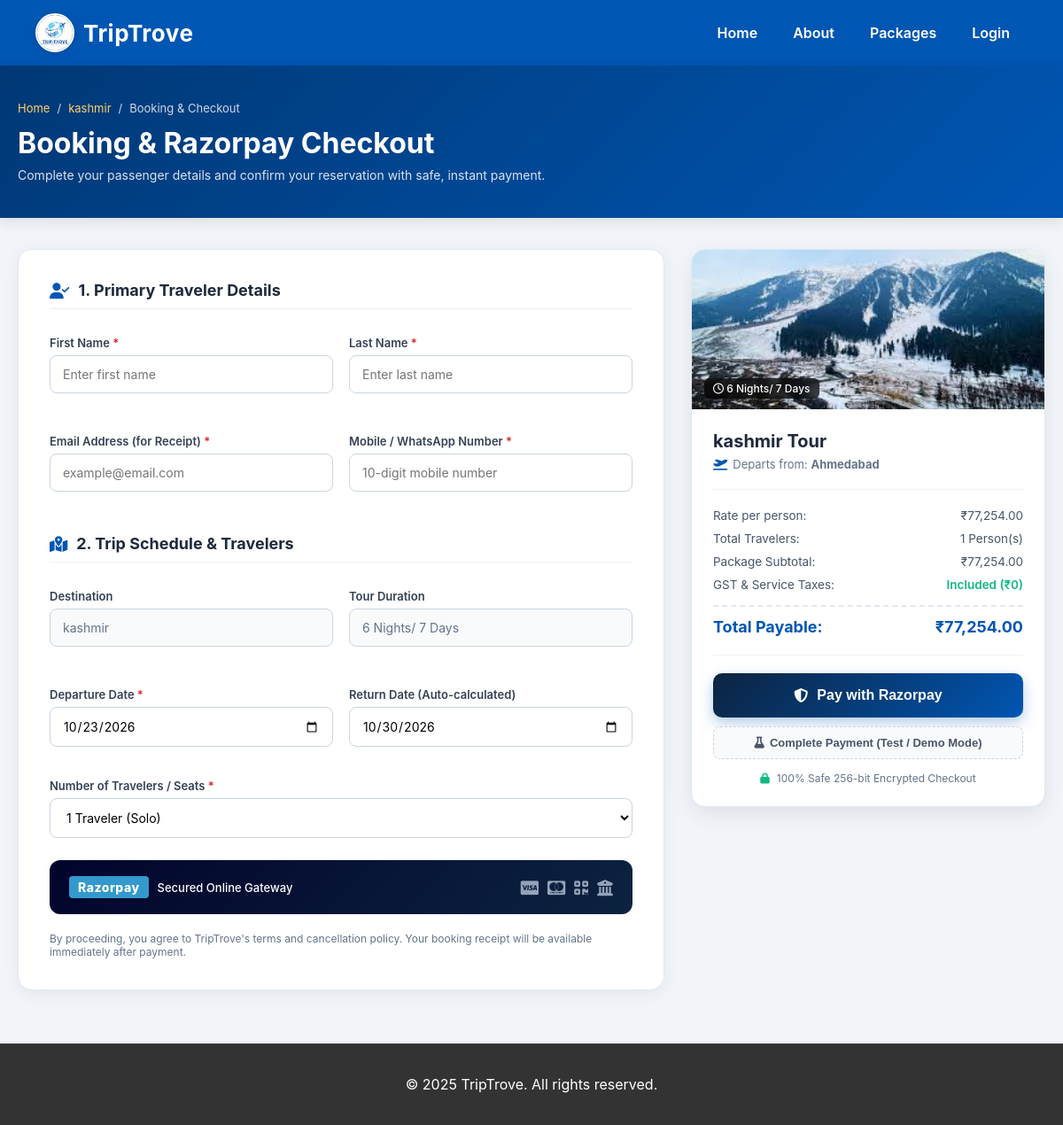
Screenshot of /booking.php?package_name=Kashmir with the database file from the repository.
### tables this page shows
CREATE TABLE `itineraries` (
  `itineray_id` int(11) NOT NULL AUTO_INCREMENT,
  `package_name` varchar(255) NOT NULL,
  `duration` varchar(50) NOT NULL,
  `description` text NOT NULL,
  `image` varchar(255) DEFAULT NULL,
  `departure_location` varchar(255) NOT NULL,
  `destination` varchar(255) NOT NULL,
  `budget` decimal(10,2) NOT NULL,
  `transport` varchar(255) NOT NULL,
  PRIMARY KEY (`itineray_id`),
  KEY `package_name` (`package_name`),
  CONSTRAINT `itineraries_ibfk_1` FOREIGN KEY (`package_name`) REFERENCES `packages` (`package_name`) ON DELETE CASCADE
);

CREATE TABLE `packages` (
  `package_id` int(11) NOT NULL AUTO_INCREMENT,
  `category` varchar(100) DEFAULT NULL,
  `package_name` varchar(255) DEFAULT NULL,
  `description` varchar(1000) DEFAULT NULL,
  `price` decimal(10,2) DEFAULT NULL,
  `duration` varchar(100) DEFAULT NULL,
  `image` varchar(255) DEFAULT NULL,
  `created_at` timestamp NOT NULL DEFAULT current_timestamp(),
  PRIMARY KEY (`package_id`),
  UNIQUE KEY `package_name` (`package_name`)
);

### booking.php (the view, shortened to what this page needs)
<?php
include 'db_connect.php';
$firstName = $lastName = $email = $phone = "";
$destination = $duration = "";
$price = 0.00;
$image = "hero.jpg";
$departureLocation = "Ahmedabad";
$packageName = isset($_GET['package_name']) ? trim($_GET['package_name']) : '';
if (!empty($packageName)) {
    $itinStmt = $conn->prepare("SELECT * FROM itineraries WHERE package_name = ? LIMIT 1");
    $itinStmt->bind_param("s", $packageName);
    $itinStmt->execute();
    $itinRes = $itinStmt->get_result();
    if ($trip = $itinRes->fetch_assoc()) {
        $destination = $trip['destination'];
        $duration = $trip['duration'];
        $price = floatval($trip['budget']);
        $departureLocation = !empty($trip['departure_location']) ? $trip['departure_location'] : 'Ahmedabad';
        if (!empty($trip['image'])) $image = $trip['image'];
    }
    $pkgStmt = $conn->prepare("SELECT * FROM packages WHERE package_name = ? LIMIT 1");
    $pkgStmt->bind_param("s", $packageName);
    $pkgStmt->execute();
    $pkgRes = $pkgStmt->get_result();
    if ($pkg = $pkgRes->fetch_assoc()) {
        if (!empty($pkg['image'])) $image = $pkg['image'];
    }
}
$imagePath = 'uploads/' . $image;
?>
<!DOCTYPE html>
<html lang="en">
<head>
    <link rel="stylesheet" href="styles.css">
    <link rel="stylesheet" href="https://cdnjs.cloudflare.com/ajax/libs/font-awesome/6.4.0/css/all.min.css">
</head>
<body>
<header>
    <div class="navbar">
        <div class="logo">
            <img src="images/logoTT.png" alt="TripTrove Logo">
            <span>TripTrove</span>
        </div>
        <nav>
            <ul>
                <li><a href="index.php">Home</a></li>
                <li><a href="about.php">About</a></li>
                <li><a href="category.php">Packages</a></li>
                <li><a href="login.php">Login</a></li>
            </ul>
        </nav>
    </div>
</header>
<div class="booking-header">
    <div class="booking-header-inner">
        <div class="breadcrumb">
            <a href="index.php">Home</a>
            <span>/</span>
            <a href="itinerary.php?package_name=<?php echo urlencode($destination); ?>"><?php echo htmlspecialchars($destination); ?></a>
            <span>/</span>
            <span>Booking & Checkout</span>
        </div>
        <h1>Booking & Razorpay Checkout</h1>
        <p>Complete your passenger details and confirm your reservation with safe, instant payment.</p>
    </div>
</div>
<div class="booking-layout">
    <div class="booking-form-card">
        <form id="bookingForm">
            <div class="form-section-title">
                <i class="fa-solid fa-user-check"></i>
                <span>1. Primary Traveler Details</span>
            </div>
            <div class="form-row">
                <div class="form-group">
                    <label for="firstName">First Name <span class="req">*</span></label>
                    <input type="text" id="firstName" name="firstName" class="form-control" placeholder="Enter first name" value="<?php echo htmlspecialchars($firstName); ?>" required>
                </div>
                <div class="form-group">
                    <label for="lastName">Last Name <span class="req">*</span></label>
                    <input type="text" id="lastName" name="lastName" class="form-control" placeholder="Enter last name" value="<?php echo htmlspecialchars($lastName); ?>" required>
                </div>
            </div>
            <div class="form-row">
                <div class="form-group">
                    <label for="email">Email Address (for Receipt) <span class="req">*</span></label>
                    <input type="email" id="email" name="email" class="form-control" placeholder="example@email.com" value="<?php echo htmlspecialchars($email); ?>" required>
                </div>
                <div class="form-group">
                    <label for="phone">Mobile / WhatsApp Number <span class="req">*</span></label>
                    <input type="tel" id="phone" name="phone" class="form-control" placeholder="10-digit mobile number" value="<?php echo htmlspecialchars($phone); ?>" required>
                </div>
            </div>
            <div class="form-section-title" style="margin-top: 30px;">
                <i class="fa-solid fa-map-location-dot"></i>
                <span>2. Trip Schedule & Travelers</span>
            </div>
            <div class="form-row">
                <div class="form-group">
                    <label for="destination">Destination</label>
                    <input type="text" id="destination" name="destination" class="form-control" value="<?php echo htmlspecialchars($destination); ?>" readonly>
                </div>
                <div class="form-group">
                    <label for="duration">Tour Duration</label>
                    <input type="text" id="duration" name="duration" class="form-control" value="<?php echo htmlspecialchars($duration); ?>" readonly>
                </div>
            </div>
            <div class="form-row">
                <div class="form-group">
                    <label for="departuredate">Departure Date <span class="req">*</span></label>
                    <input type="date" id="departuredate" name="departuredate" class="form-control" required min="<?php echo date('Y-m-d'); ?>">
                </div>
                <div class="form-group">
                    <label for="arrivaldate">Return Date (Auto-calculated)</label>
                    <input type="date" id="arrivaldate" name="arrivaldate" class="form-control" required>
                </div>
            </div>
            <div class="form-group">
                <label for="travelers">Number of Travelers / Seats <span class="req">*</span></label>
                <select id="travelers" name="travelers" class="form-control" style="cursor: pointer;">
                    <option value="1" selected>1 Traveler (Solo)</option>
                </select>
            </div>
            <div class="razorpay-method-banner">
                <div class="razorpay-logos">
                    <span class="rzp-badge">Razorpay</span>
                    <span style="font-size:13px; font-weight:500;">Secured Online Gateway</span>
                </div>
                <div class="payment-icons">
                    <i class="fa-brands fa-cc-visa" title="Visa"></i>
                    <i class="fa-brands fa-cc-mastercard" title="Mastercard"></i>
                    <i class="fa-solid fa-qrcode" title="UPI"></i>
                    <i class="fa-solid fa-building-columns" title="NetBanking"></i>
                </div>
            </div>
            <p style="font-size:12px; color:var(--muted); margin:0;">By proceeding, you agree to TripTrove's terms and cancellation policy. Your booking receipt will be available immediately after payment.</p>
        </form>
    </div>
    <div class="booking-sidebar">
        <div class="summary-card">
            <div class="summary-pkg-img">
                <img src="<?php echo htmlspecialchars($imagePath); ?>" alt="<?php echo htmlspecialchars($destination); ?>">
                <div class="summary-pkg-tag"><i class="fa-regular fa-clock"></i> <?php echo htmlspecialchars($duration); ?></div>
            </div>
            <div class="summary-body">
                <h3 class="summary-dest-title"><?php echo htmlspecialchars($destination); ?> Tour</h3>
                <div class="summary-dest-sub">
                    <i class="fa-solid fa-plane-departure" style="color:var(--primary);"></i>
                    <span>Departs from: <strong><?php echo htmlspecialchars($departureLocation); ?></strong></span>
                </div>
                <div class="price-breakdown">
                    <div class="price-row">
                        <span>Rate per person:</span>
                        <span>₹<span id="displayRate"><?php echo number_format($price, 2); ?></span></span>
                    </div>
                    <div class="price-row">
                        <span>Total Travelers:</span>
                        <span><span id="displayTravelers">1</span> Person(s)</span>
                    </div>
                    <div class="price-row">
                        <span>Package Subtotal:</span>
                        <span>₹<span id="displaySubtotal"><?php echo number_format($price, 2); ?></span></span>
                    </div>
                    <div class="price-row">
                        <span>GST & Service Taxes:</span>
                        <span style="color:#10b981; font-weight:600;">Included (₹0)</span>
                    </div>
                    <div class="price-row total-row">
                        <span>Total Payable:</span>
                        <span>₹<span id="displayTotal"><?php echo number_format($price, 2); ?></span></span>
                    </div>
                </div>
                <button type="button" class="btn-pay-rzp" id="payRazorpayBtn">
                    <i class="fa-solid fa-shield-halved"></i>
                    <span>Pay with Razorpay</span>
                </button>
                <button type="button" class="btn-test-pay" id="simulatePayBtn" title="Instant test booking without live gateway">
                    <i class="fa-solid fa-flask"></i> Complete Payment (Test / Demo Mode)
                </button>
                <div class="guarantee-box">
                    <i class="fa-solid fa-lock"></i>
                    <span>100% Safe 256-bit Encrypted Checkout</span>
                </div>
            </div>
        </div>
    </div>
</div>
<footer>
    <p>&copy; 2025 TripTrove. All rights reserved.</p>
</footer>
</body>
</html>

### styles.css (style rules this page uses)
body { font-family: 'Poppins', sans-serif; margin: 0; padding: 0; background-color: #f4f4f4; color: #333; }
.navbar { display: flex; justify-content: space-between; align-items: center; background-color: #0056b3; padding: 15px 40px; color: white; box-shadow: 0 4px 8px rgba(0, 0, 0, 0.1); }
.navbar .logo { display: flex; align-items: center; gap: 10px; font-size: 26px; font-weight: 700; letter-spacing: 0.5px; color: #ffffff; cursor: default; user-select: none; }
.navbar .logo img { width: 40px; height: 40px; border-radius: 50%; object-fit: cover; border: 2px solid white; box-shadow: 0 2px 6px rgba(0, 0, 0, 0.15); display: inline-block; }
.navbar .logo span { color: #ffffff; font-size: 26px; font-weight: 700; letter-spacing: 0.5px; }
.navbar ul { list-style: none; margin: 0; padding: 0; display: flex; }
.navbar ul li { margin: 0 20px; }
.navbar ul li a { color: white; text-decoration: none; font-weight: 600; transition: color 0.3s ease-in-out; }
label { display: block; text-align: left; margin: 10px 0 5px; font-weight: bold; }
input { width: 100%; padding: 8px; border: 1px solid #ccc; border-radius: 5px; }
footer { text-align: center; padding: 20px; background-color: #333; color: white; margin-top: 30px; }

### rows the page displays
itineraries: destination "kashmir", duration "6 Nights/ 7 Days", departure_location "Ahmedabad", budget "77,254.00"
packages: image.destination (picture)
